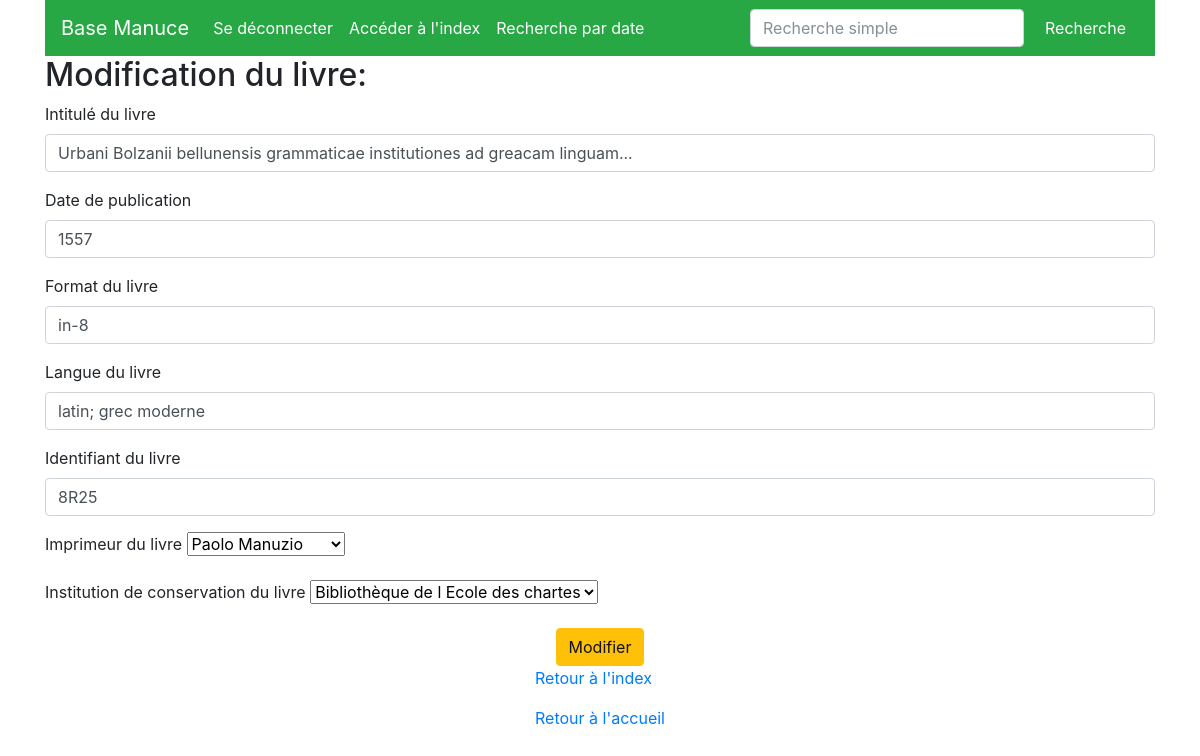
/book/2/mod_form (signed in), run on an earlier commit of the app's database.
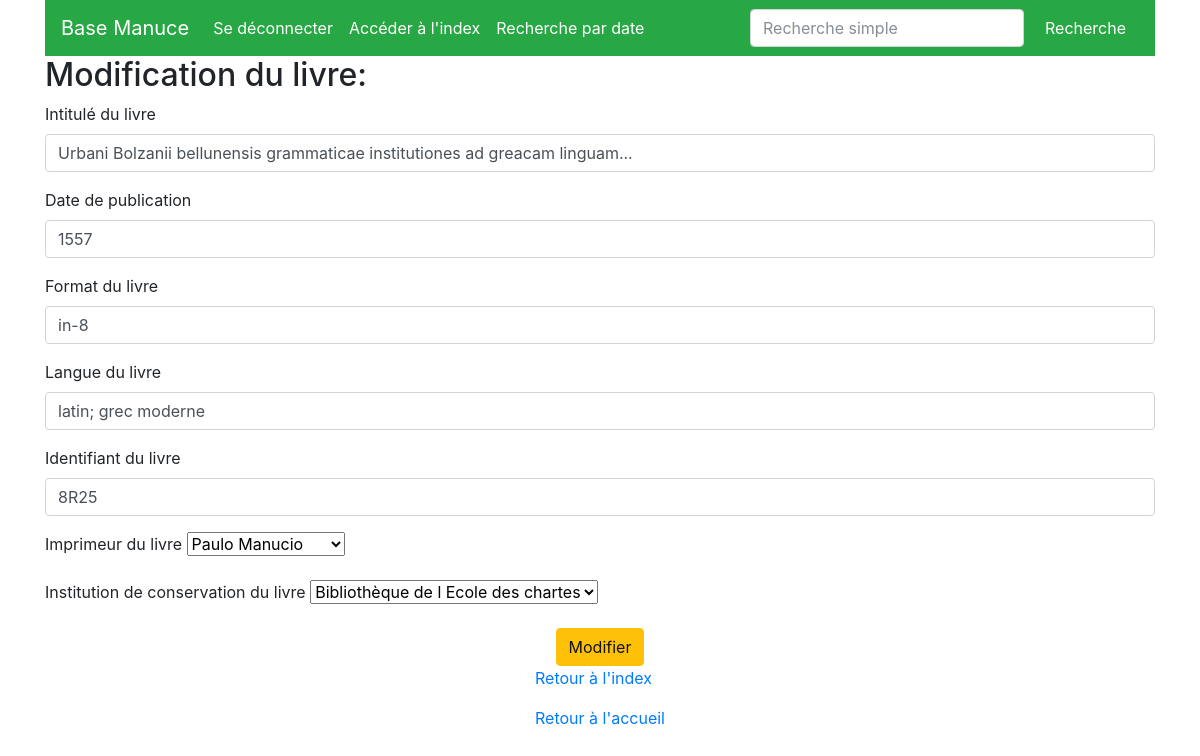
And on a later commit of the database.
### basemanuce/modeles/donnees.py (models this page shows, shortened)
class Books(db.Model):
    __tablename__ = 'books'
    book_id = db.Column(db.Integer, unique=True, nullable=False, primary_key=True, autoincrement=True)
    title = db.Column(db.Text)
    publidate = db.Column(db.Text)
    format = db.Column(db.Text)
    language = db.Column(db.Text)
    identifier = db.Column(db.Text, nullable=False)
    id_printer = db.Column(db.Integer, db.ForeignKey('printers.printer_id'))
    id_institution = db.Column(db.Integer, db.ForeignKey('institutions.institution_id'))
    printer = db.relationship("Printers", back_populates="book", foreign_keys=id_printer)
    institution = db.relationship("Institutions", back_populates="book", foreign_keys=id_institution)
    authorships = db.relationship("Authorship", back_populates="book", foreign_keys=Authorship.authorship_book_id)

class Printers(db.Model):
    __tablename__ = 'printers'
    printer_id = db.Column(db.Integer, unique=True, nullable=False, primary_key=True, autoincrement=True)
    printer_name = db.Column(db.Text, nullable=False)
    birthyear = db.Column(db.Integer)
    deathyear = db.Column(db.Integer)
    printer_othername1 = db.Column(db.Text)
    printer_othername2 = db.Column(db.Text)
    description = db.Column(db.Text)
    book = db.relationship("Books", back_populates="printer", foreign_keys=Books.id_printer)

class Institutions(db.Model):
    __tablename__ = 'institutions'
    institution_id = db.Column(db.Integer, unique=True, nullable=False, primary_key=True, autoincrement=True)
    country = db.Column(db.Text, nullable=False)
    city = db.Column(db.Text, nullable=False)
    institution_name = db.Column(db.Text, nullable=False)
    book = db.relationship("Books", back_populates="institution", foreign_keys=Books.id_institution)

### basemanuce/routes/routes_form.py (the view, shortened to what this page needs)
@app.route("/book/<int:book_id>/mod_form", methods=["GET", "POST"])
@login_required
def form_modifs(book_id):
    mon_livre = Books.query.get_or_404(book_id)
    imprimeurs = Printers.query.all()
    institutions = Institutions.query.all()
    erreurs = []
    updated = False
    return render_template("pages/form_modifs.html", nom="Base Manuce", livre=mon_livre,
                           imprimeurs=imprimeurs, institutions=institutions,
                           erreurs=erreurs, updated=updated)

### basemanuce/modeles/utilisateurs.py (called while the page is built)
@login.user_loader
def find_user_with_id(identifier):
    return User.query.get(int(identifier))

### basemanuce/templates/pages/form_modifs.html (shortened to what this page needs)
{% extends "conteneur.html" %}
{% block corps %}
{% if livre %}
<h2>Modification du livre: </h2>
    <form method="POST" action="{{url_for('form_modifs', book_id=livre.book_id)}}">
        <div class="mb-3">
            <label for="bookTitle" class="form-label">Intitulé du livre</label>
            <input type="text" name="bookTitle" class="form-control
            {% if 'bookTitle' in erreurs %}is-invalid{% endif %}" id="bookTitle" value="{{livre.title}}">
        </div>
        <div class="mb-3">
            <label for="bookDate" class="form-label">Date de publication</label>
            <input type="number" min="1450" max="1650" name="bookDate" class="form-control " id="bookDate" value="{{livre.publidate}}">
        </div>
        <div class="mb-3">
            <label for="bookFormat">Format du livre</label>
            <input type="text" name="bookFormat" class="form-control " id="bookFormat" value="{{livre.format}}">
        </div>
        <div class="mb-3">
            <label for="bookLanguage">Langue du livre</label>
            <input type="text" name="bookLanguage" class="form-control " id="bookLanguage" value="{{livre.language}}">
        </div>
        <div class="mb-3">
            <label for="bookIdentifier">Identifiant du livre</label>
            <input type="text" name="bookIdentifier" class="form-control " id="bookIdentifier" value="{{livre.identifier}}">
        </div>
        <div class="mb-3">
            <label for="bookPrinter" class="form-label {% if 'bookPrinter' in erreurs%}is-invalid{% endif %}">Imprimeur du livre</label>
            <select name="bookPrinter" id="bookPrinter">
                {% for imprimeur in imprimeurs %}
                    <option value="{{imprimeur.printer_id}}" {% if imprimeur.printer_id == livre.id_printer %}selected{% endif %}>
                        {{imprimeur.printer_name}}
                    </option>
                {% endfor %}
            </select>
        </div>
        <div class="mb-3">
            <label for="bookPlace" class="form-label {% if 'bookPlace' in erreurs%}is-invalid{% endif %}">Institution de conservation du livre</label>
            <select name="bookPlace" id="bookPlace">
                {% for institution in institutions %}
                    <option value="{{institution.institution_id}}" {% if institution.institution_id == livre.id_institution %}selected{% endif %}>
                        {{institution.institution_name}}
                    </option>
                {% endfor %}
            </select>
        </div>
        <div class="row justify-content-center">
         <button type="submit" class="btn btn-warning">Modifier</button>
        </div>
    </form>
{% endif %}
{% endblock %}
{% block basdepage %}
<p><a href="{{url_for('index')}}">Retour à l'index</a></p>
<p><a href="{{url_for('accueil')}}">Retour à l'accueil</a></p>
{% endblock %}

What changed in the data, as far as the page shows it:
changed Books "in-8": bookPrinter "Paolo Manuzio" → "Paulo Manucio"
